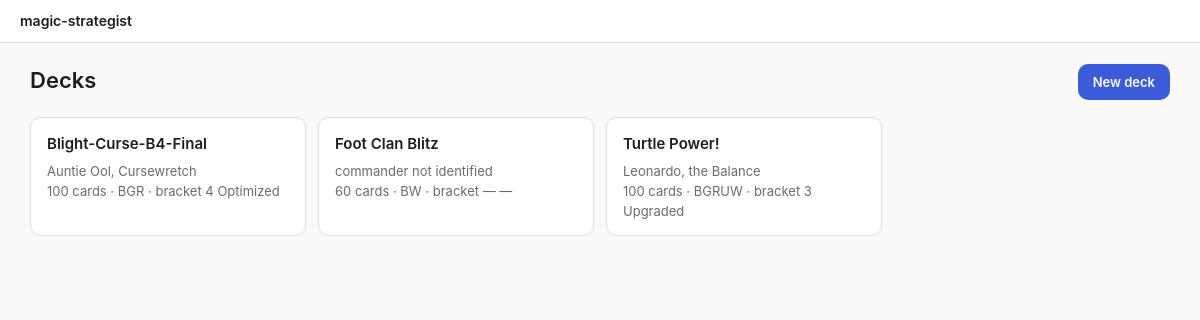
The page / on the database its author committed.
### tables this page shows
CREATE TABLE decks (
    id                  INTEGER PRIMARY KEY,
    location_id         INTEGER NOT NULL UNIQUE REFERENCES locations(id) ON DELETE CASCADE,
    slug                TEXT NOT NULL UNIQUE,
    name                TEXT NOT NULL,
    commander_oracle_id TEXT REFERENCES cards(oracle_id),
    partner_oracle_id   TEXT REFERENCES cards(oracle_id),
    color_identity      TEXT,
    -- commander | pdh | modern | pauper | limited. See scripts/formats.py; the size
    -- and singleton rules differ, so nothing may assume "100 and singleton".
    format              TEXT NOT NULL DEFAULT 'commander'
                        CHECK (format IN ('commander', 'pdh', 'modern', 'pauper', 'limited')),
    target_bracket      INTEGER CHECK (target_bracket BETWEEN 1 AND 5),
    is_registered       INTEGER NOT NULL DEFAULT 0,
    -- active: kept assembled and held to exactly 100.
    -- donor:  cannibalised for parts. Its cards count as available inventory,
    --         its list is not held to 100, and it makes no claim on a card
    --         that an active deck also wants.
    -- retired: kept for the record only.
    -- draft: generated from a deck_request and not yet accepted.
    status              TEXT NOT NULL DEFAULT 'active'
                        CHECK (status IN ('active', 'donor', 'retired', 'draft')),
    notes               TEXT
);

CREATE TABLE cards (
    oracle_id        TEXT PRIMARY KEY,
    name             TEXT NOT NULL,
    mana_cost        TEXT,
    mana_value       REAL,
    type_line        TEXT,
    oracle_text      TEXT,
    power            TEXT,
    toughness        TEXT,
    loyalty          TEXT,
    colors           TEXT,                    -- WUBRG subset, '' = colorless
    color_identity   TEXT NOT NULL DEFAULT '',-- WUBRG subset, sorted
    keywords         TEXT,                    -- JSON array
    layout           TEXT,
    card_faces       TEXT,                    -- JSON array; NULL when single-faced
    legalities       TEXT,                    -- JSON: Scryfall's per-format legality
    is_game_changer  INTEGER NOT NULL DEFAULT 0,
    is_basic_land    INTEGER NOT NULL DEFAULT 0,
    is_token         INTEGER NOT NULL DEFAULT 0,
    is_legendary     INTEGER NOT NULL DEFAULT 0,
    can_be_commander INTEGER NOT NULL DEFAULT 0,
    scryfall_uri     TEXT,
    enriched_at      TEXT
);

### app/main.py (the view)
@app.get("/", response_class=HTMLResponse)
def index(request: Request):
    conn = q.connect()
    try:
        context = {
            "request": request,
            "decks": q.list_decks(conn),
            "requests": [r for r in q.list_requests(conn) if r["status"] != "dismissed"],
        }
    finally:
        conn.close()
    return templates.TemplateResponse("index.html", context)

### app/templates/index.html (shortened to what this page needs)
{% extends "base.html" %}
{% block content %}
<div class="wrap">
  <div class="page-head">
    <h1>Decks</h1>
    <a class="btn-primary" href="/new">New deck</a>
  </div>
  <div class="deck-list">
    {% for d in decks %}
    <a class="deck-card" href="/deck/{{ d.slug }}">
      <div class="deck-card-head">
        <span class="deck-name">{{ d.name }}</span>
      </div>
      <div class="deck-meta">{{ d.commander or 'commander not identified' }}</div>
      <div class="deck-meta">
        {{ d.size }} cards · {{ d.color_identity or 'C' }} ·
        bracket {{ d.target_bracket or '—' }} {{ d.bracket_name }}
      </div>
    </a>
    {% endfor %}
  </div>
</div>
{% endblock %}

### app/templates/base.html (shortened to what this page needs)
<!doctype html>
<html lang="en">
<head>
  <link rel="stylesheet" href="{{ asset('app.css') }}">
</head>
<body>
  <div class="stickyhead">
    <header class="topbar">
      <a href="/" class="brand">magic-strategist</a>
    </header>
  </div>
  <main>{% block content %}{% endblock %}</main>
</body>
</html>

### app/static/app.css (style rules this page uses)
:root { --bg: #fbfaf9; --surface: #ffffff; --border: #e3e0dc; --text: #1f1d1b; --muted: #6f6a64; --dim: #98928a; --cut: #b3261e; --cut-bg: #fdecea; --add: #1e6b3a; --add-bg: #e8f5ec; --warn: #8a5a00; --warn-bg: #fdf3e0; --accent: #3b5bdb; --accent-bg: #eef1fd; --radius: 10px; }
* { box-sizing: border-box; }
body { margin: 0; background: var(--bg); color: var(--text); font: 15px/1.55 -apple-system, BlinkMacSystemFont, "Segoe UI", Roboto, sans-serif; }
h1 { font-size: 22px; font-weight: 600; margin: 0 0 4px; }
a { color: inherit; }
.wrap { max-width: 1180px; margin: 0 auto; padding: 20px 20px 80px; }
.stickyhead { position: sticky; top: 0; z-index: 20; background: var(--surface); }
.topbar { display: flex; align-items: center; gap: 14px; padding: 10px 20px; background: var(--surface); border-bottom: 1px solid var(--border); }
.brand { font-weight: 600; text-decoration: none; font-size: 14px; }
.page-head { display: flex; align-items: center; justify-content: space-between; gap: 16px; margin-bottom: 16px; }
.btn-primary { font: inherit; font-size: 13px; font-weight: 600; padding: 7px 14px; cursor: pointer; border-radius: var(--radius); border: 1px solid transparent; background: var(--accent); color: #fff; text-decoration: none; display: inline-block; }
.deck-list { display: grid; grid-template-columns: repeat(auto-fill, minmax(260px, 1fr)); gap: 12px; }
.deck-card { display: block; text-decoration: none; background: var(--surface); border: 1px solid var(--border); border-radius: var(--radius); padding: 14px 16px; }
.deck-card-head { display: flex; align-items: center; gap: 8px; flex-wrap: wrap; margin-bottom: 6px; }
.deck-name { font-weight: 600; }
.deck-meta { color: var(--muted); font-size: 13px; }

### rows shown on the page
decks: name "Blight-Curse-B4-Final", name "Auntie Ool, Cursewretch", size "100", color_identity "BGR", target_bracket "4", bracket_name "Optimized"
decks: name "Foot Clan Blitz", commander "commander not identified", size "60", color_identity "BW", target_bracket "—", bracket_name "—"
decks: name "Turtle Power!", name "Leonardo, the Balance", size "100", color_identity "BGRUW", target_bracket "3", bracket_name "Upgraded"
